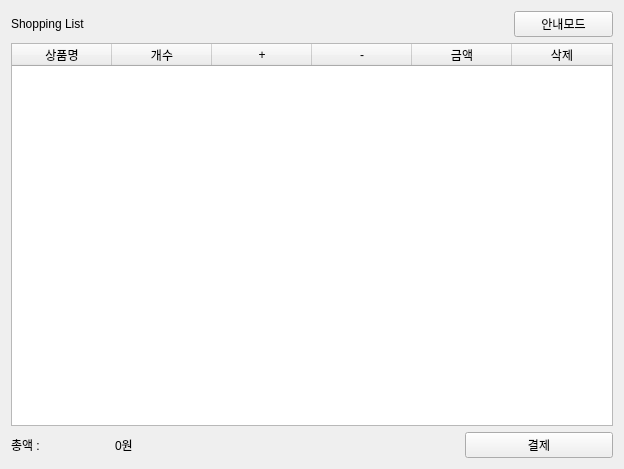
<?xml version="1.0" encoding="UTF-8"?>
<ui version="4.0">
 <class>PageCart</class>
 <widget class="QWidget" name="PageCart">
  <property name="geometry">
   <rect>
    <x>0</x>
    <y>0</y>
    <width>624</width>
    <height>469</height>
   </rect>
  </property>
  <property name="windowTitle">
   <string>Form</string>
  </property>
  <layout class="QVBoxLayout" name="verticalLayout_2">
   <item>
    <layout class="QVBoxLayout" name="verticalLayout">
     <item>
      <layout class="QHBoxLayout" name="horizontalLayout"/>
     </item>
     <item>
      <layout class="QHBoxLayout" name="horizontalLayout_4" stretch="1,4,1">
       <item>
        <widget class="QLabel" name="label">
         <property name="text">
          <string>Shopping List</string>
         </property>
        </widget>
       </item>
       <item>
        <spacer name="horizontalSpacer_2">
         <property name="orientation">
          <enum>Qt::Horizontal</enum>
         </property>
         <property name="sizeHint" stdset="0">
          <size>
           <width>40</width>
           <height>20</height>
          </size>
         </property>
        </spacer>
       </item>
       <item>
        <widget class="QPushButton" name="pushButton">
         <property name="text">
          <string>안내모드</string>
         </property>
        </widget>
       </item>
      </layout>
     </item>
     <item>
      <layout class="QHBoxLayout" name="horizontalLayout_2">
       <item>
        <widget class="QTableWidget" name="tableWidget">
         <column>
          <property name="text">
           <string>상품명</string>
          </property>
         </column>
         <column>
          <property name="text">
           <string>개수</string>
          </property>
         </column>
         <column>
          <property name="text">
           <string>+</string>
          </property>
         </column>
         <column>
          <property name="text">
           <string>-</string>
          </property>
         </column>
         <column>
          <property name="text">
           <string>금액</string>
          </property>
         </column>
         <column>
          <property name="text">
           <string>삭제</string>
          </property>
         </column>
        </widget>
       </item>
      </layout>
     </item>
     <item>
      <layout class="QHBoxLayout" name="horizontalLayout_3" stretch="2,2,5,3">
       <item>
        <widget class="QLabel" name="label_2">
         <property name="text">
          <string>총액 : </string>
         </property>
        </widget>
       </item>
       <item>
        <widget class="QLabel" name="label_3">
         <property name="text">
          <string>0원</string>
         </property>
        </widget>
       </item>
       <item>
        <spacer name="horizontalSpacer">
         <property name="orientation">
          <enum>Qt::Horizontal</enum>
         </property>
         <property name="sizeHint" stdset="0">
          <size>
           <width>40</width>
           <height>20</height>
          </size>
         </property>
        </spacer>
       </item>
       <item>
        <widget class="QPushButton" name="pushButton_2">
         <property name="text">
          <string>결제</string>
         </property>
        </widget>
       </item>
      </layout>
     </item>
    </layout>
   </item>
  </layout>
 </widget>
 <resources/>
 <connections/>
</ui>
